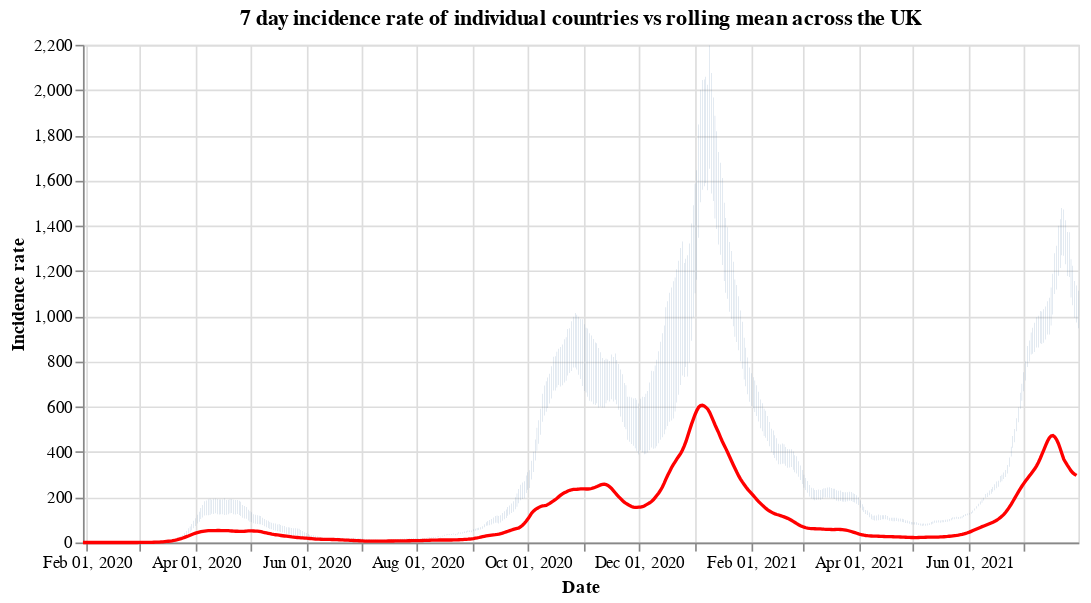

Notebook source saved alongside this figure:
### Code cell
#collapse
countries = uk_cases['areaName'].unique()
countries.sort()

selection = alt.selection_single(
    name='Select',
    fields=['areaName'],
    init={'areaName': 'Wales'},
    bind={'areaName': alt.binding_select(options=countries)}
)

# scatter plot, modify opacity based on selection
bars = alt.Chart(uk_cases).mark_bar().add_selection(
    selection
).encode(
    x=alt.X("yearmonthdate(date):T", axis=alt.Axis(title='Date')),
    y=alt.Y("weeklyCasesRate:Q", axis=alt.Axis(title='Incidence rate')),
    tooltip='weeklyCasesRate:Q',
    opacity=alt.condition(selection, alt.value(1), alt.value(0))
).properties(title=f'7 day incidence rate of individual countries vs rolling mean across the UK', width=600)

line = alt.Chart(overview_cases).mark_line(
    color='red',
    size=2,
).transform_window(
    rolling_mean='mean(weeklyCasesRate)',
    frame=[0, 7]
).encode(
    x='yearmonthdate(date):T',
    y='rolling_mean:Q'
)

alt.layer(bars, line)

### Figure 1 — Vega-Lite specification as saved in the notebook (floating-point values rounded to 4 significant figures; data arrays with more than 128 entries replaced by an {"elided": "..."} marker saying what was removed)
{"config": {"view": {"continuousWidth": 400, "continuousHeight": 300}}, "layer": [{"data": {"name": "data-2f0412e02cd5a94df2e3055c10d651ae"}, "mark": "bar", "encoding": {"opacity": {"condition": {"value": 1, "selection": "Select"}, "value": 0}, "tooltip": {"type": "quantitative", "field": "weeklyCasesRate"}, "x": {"type": "temporal", "axis": {"title": "Date"}, "field": "date", "timeUnit": "yearmonthdate"}, "y": {"type": "quantitative", "axis": {"title": "Incidence rate"}, "field": "weeklyCasesRate"}}, "selection": {"Select": {"type": "single", "fields": ["areaName"], "init": {"areaName": "Wales"}, "bind": {"areaName": {"input": "select", "options": ["England", "Northern Ireland", "Scotland", "Wales"]}}}}, "title": "7 day incidence rate of individual countries vs rolling mean across the UK", "width": 600}, {"data": {"name": "data-c992e3e1a40e3c173c2621e8051fda7c"}, "mark": {"type": "line", "color": "red", "size": 2}, "encoding": {"x": {"type": "temporal", "field": "date", "timeUnit": "yearmonthdate"}, "y": {"type": "quantitative", "field": "rolling_mean"}}, "transform": [{"window": [{"op": "mean", "field": "weeklyCasesRate", "as": "rolling_mean"}], "frame": [0, 7]}]}], "$schema": "https://vega.github.io/schema/vega-lite/v4.8.1.json", "datasets": {"data-2f0412e02cd5a94df2e3055c10d651ae": {"elided": "2100 records"}, "data-c992e3e1a40e3c173c2621e8051fda7c": {"elided": "548 records"}}}
